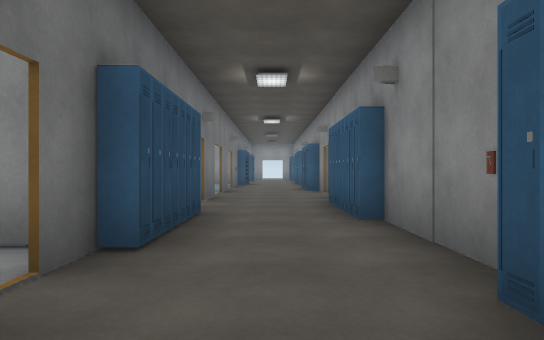
view 1 (above)

18 first-person views from a walk through a scene from a Unity 3-D project. The camera is 1.2 m above the floor, looks level and sees 70° across. The floor is counted in squares, 2 m on a side. Each view is taken from the middle of a square. On the plan, view 1 faces up. The plan holds only what a view shows up to about 11 squares ahead; the rest is blank. The place goes on beyond the plan. The player is left out. Door leaves are left out, so doorways stand open. Some surface patterns are stand-ins.

view 2
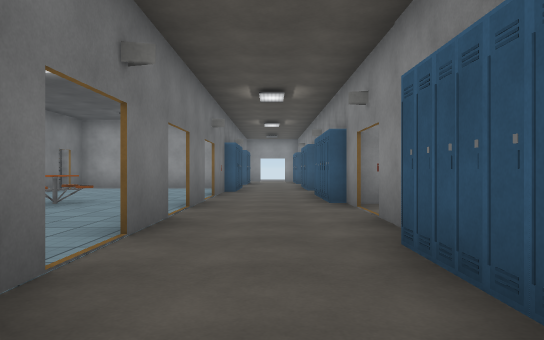

view 3
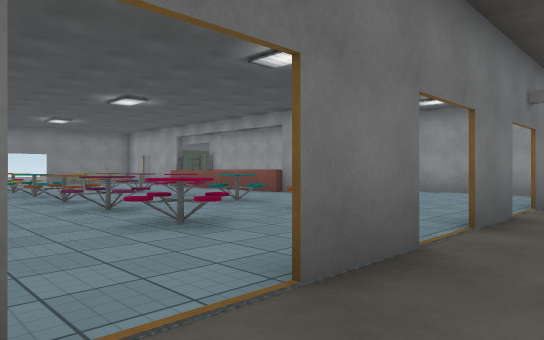

view 4
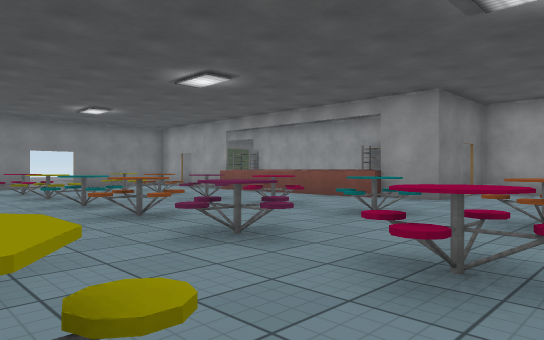

view 5
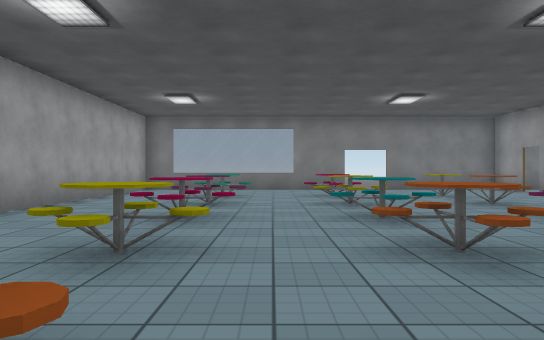

view 6
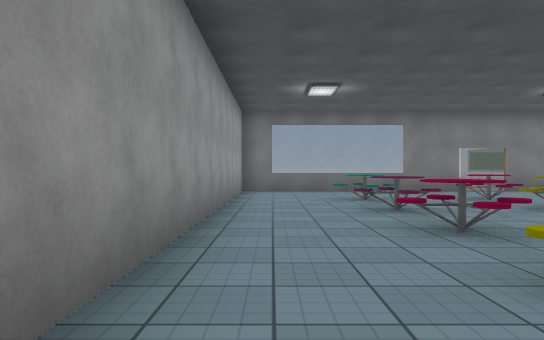

view 7
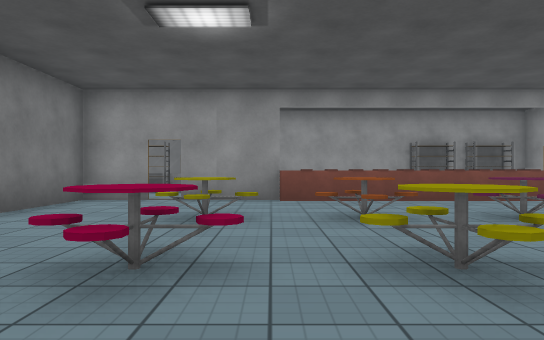

view 8
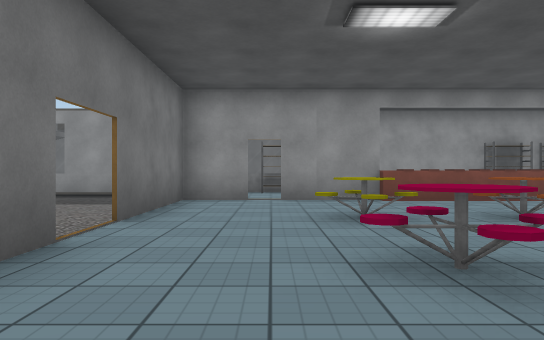

view 9
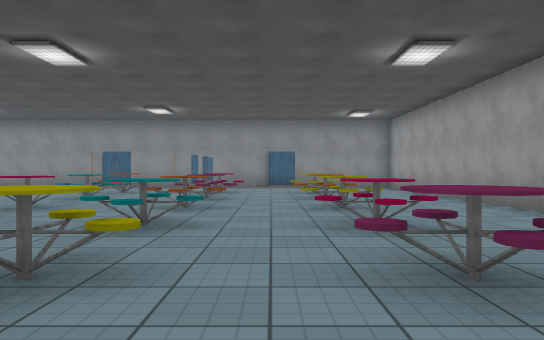

view 10
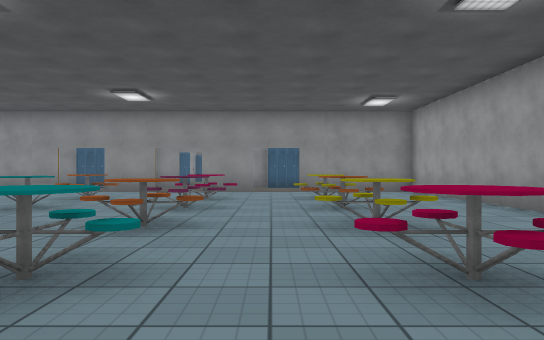

view 11
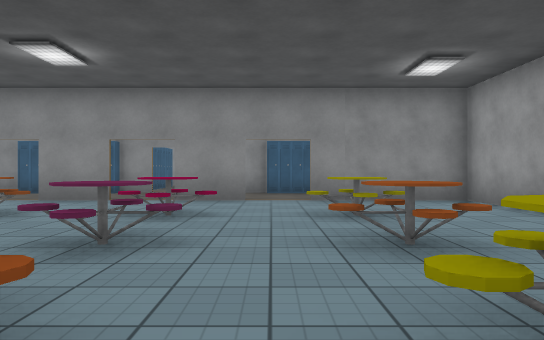

view 12
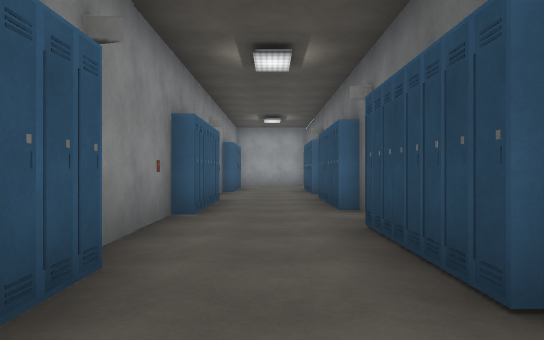

view 13
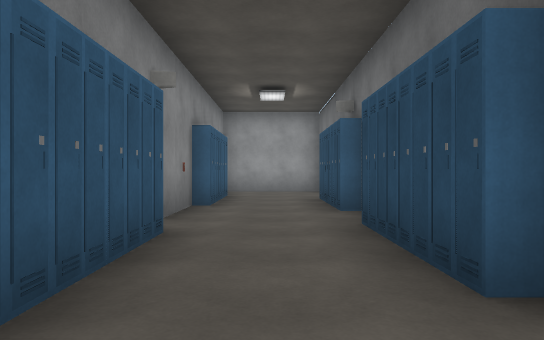

view 14
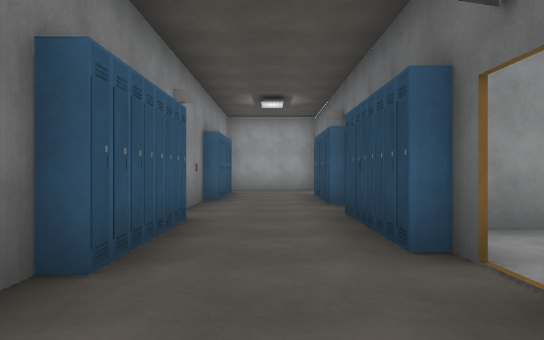

view 15
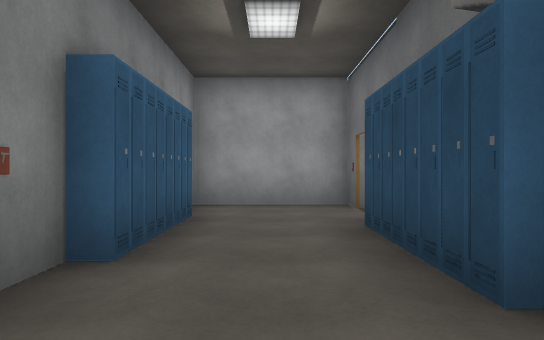

view 16
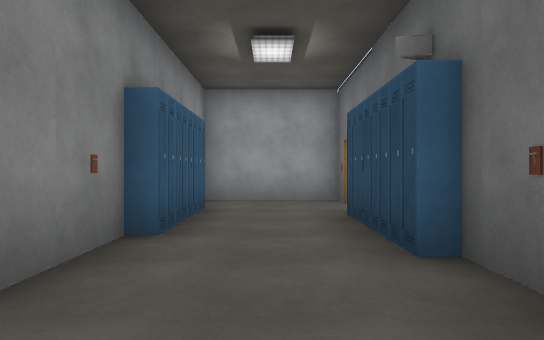

view 17
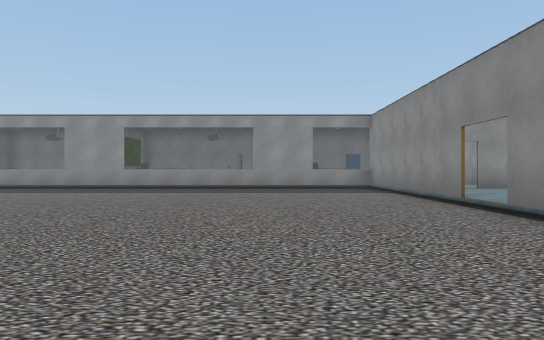

view 18
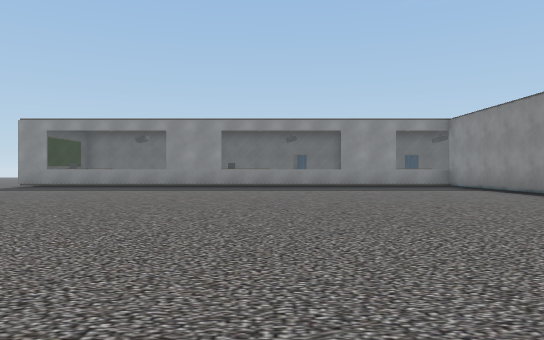

### Floor plan
Key: @ floor where view 1 was taken; # wall or solid block; . main floor; - floor 0.25 m lower than the main floor; D open door; = window, fence, low wall or low ledge; L locker; T table; R rack; O other object.
Columns run from 30 left of view 1 to 2 right of it. Each row starts with its distance up from view 1.
 17          ###  ##       ### ##
 16               RRR    RRRD##
 15    ----------#..        D....
 14 -------------##D##OOOOO##....#.D
 13 -------------#...............#.L
 12  ------------#...............D.O
 11  ------------#..T.T.T.T.T.T..#.O#
 10   -----------D...............D.D.
  9    ----------#..T.T.T.T.T.T..D.D
  8    ----------#..T.T.T.T.T.T..#.#
  7     ---------=...............D.L
  6      --------=..T.T.T.T.T.T..#.L
  5      ------- =...............L.L
  4       --- -  #...............L.#
  3        -     ################L.#
  2                             .D.L
  1                             .L.L
  0                            ##L@L
 -1                              L.L
 -2                              #.D
 -3                              L.#
 -4                              L.L
 -5                              L.L
 -6                              D.L
 -7                              D.
 -8                             ####

Where each view was taken, in squares from view 1:
view 1: 0 up, 0 right, facing up
view 2: 4 up, 0 right, facing up
view 3: 6 up, 0 right, facing up-left
view 4: 6 up, 3 left, facing up-left
view 5: 7 up, 5 left, facing left
view 6: 4 up, 6 left, facing left
view 7: 6 up, 13 left, facing up
view 8: 6 up, 15 left, facing up
view 9: 7 up, 14 left, facing right
view 10: 7 up, 12 left, facing right
view 11: 7 up, 9 left, facing right
view 12: 7 up, 0 right, facing down
view 13: 3 up, 0 right, facing down
view 14: 4 up, 0 right, facing down
view 15: 1 down, 0 right, facing down
view 16: 0 up, 0 right, facing down
view 17: 4 up, 20 left, facing up
view 18: 3 up, 23 left, facing up
